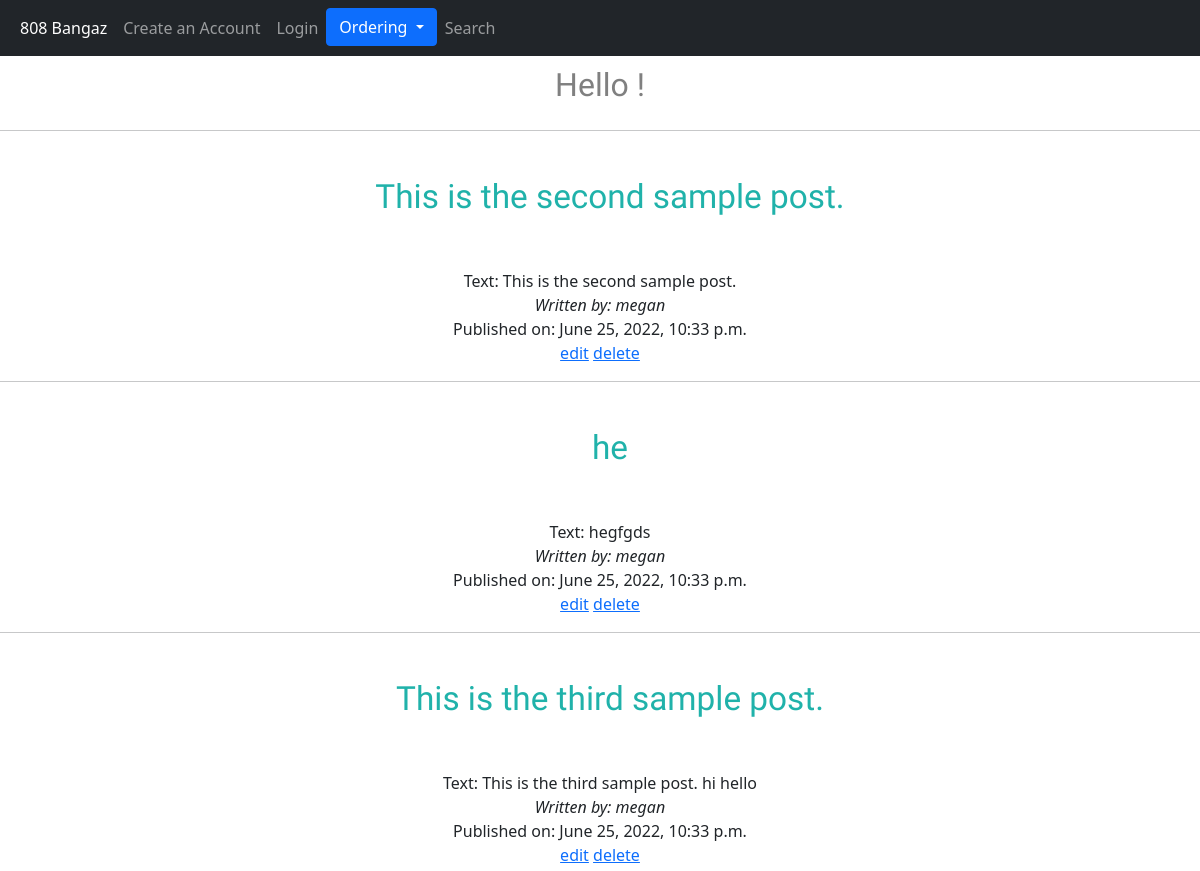
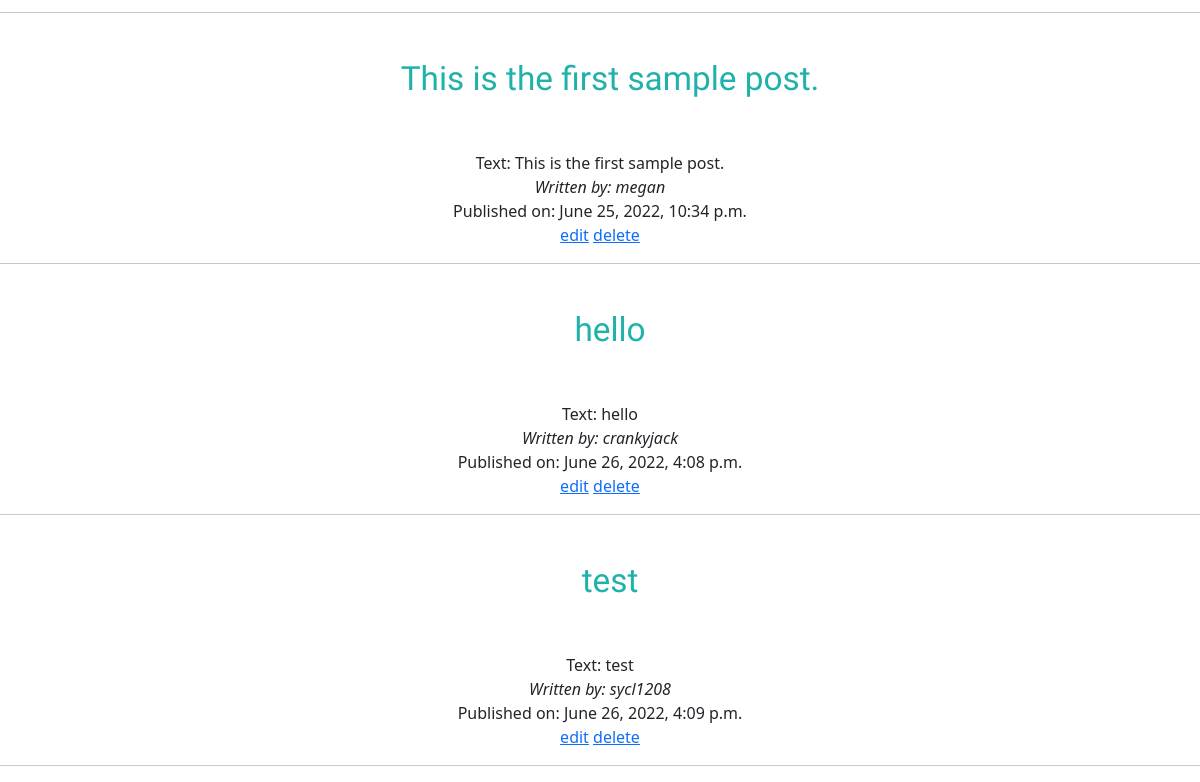
/latest/, run on an earlier commit of the app's database (2 pictures, top to bottom).
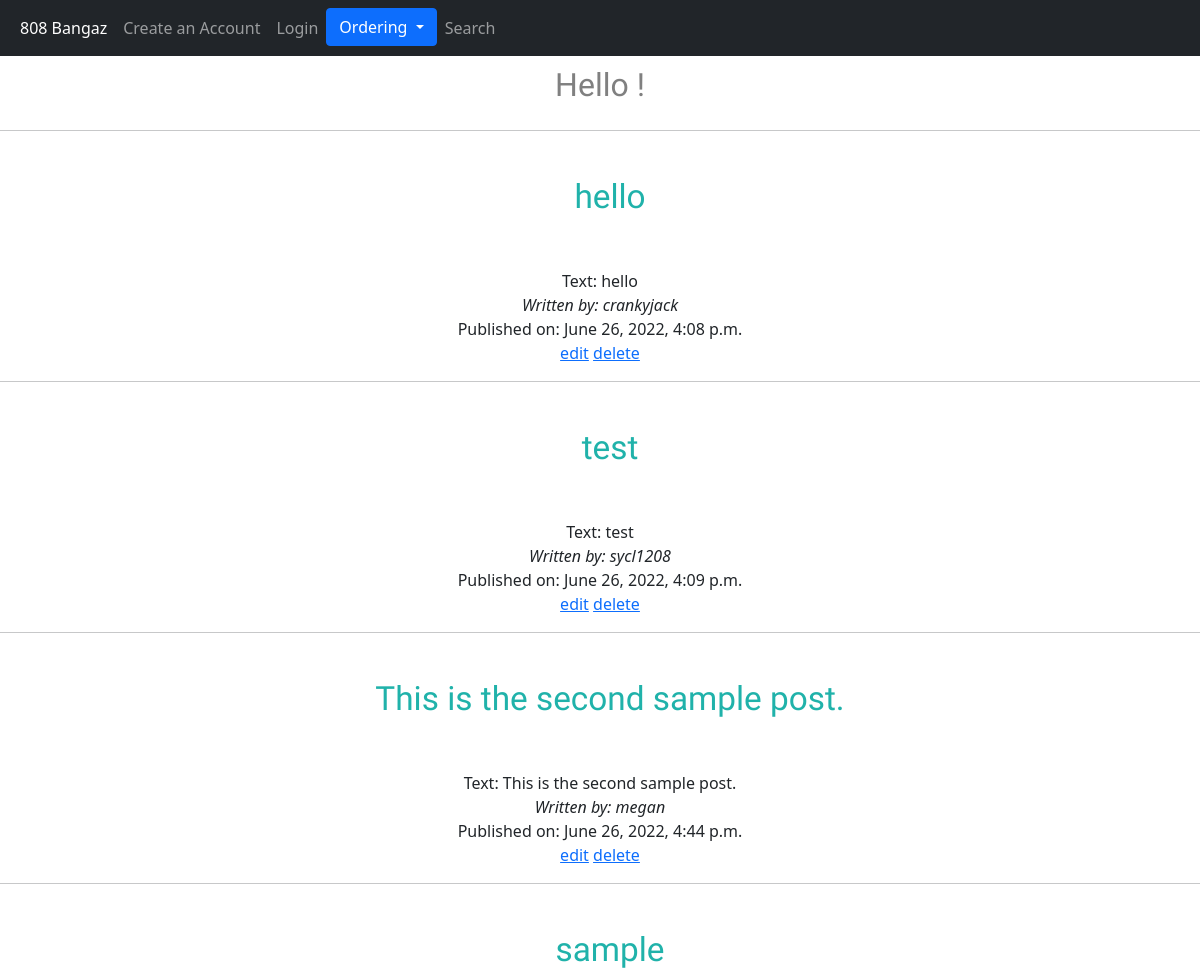
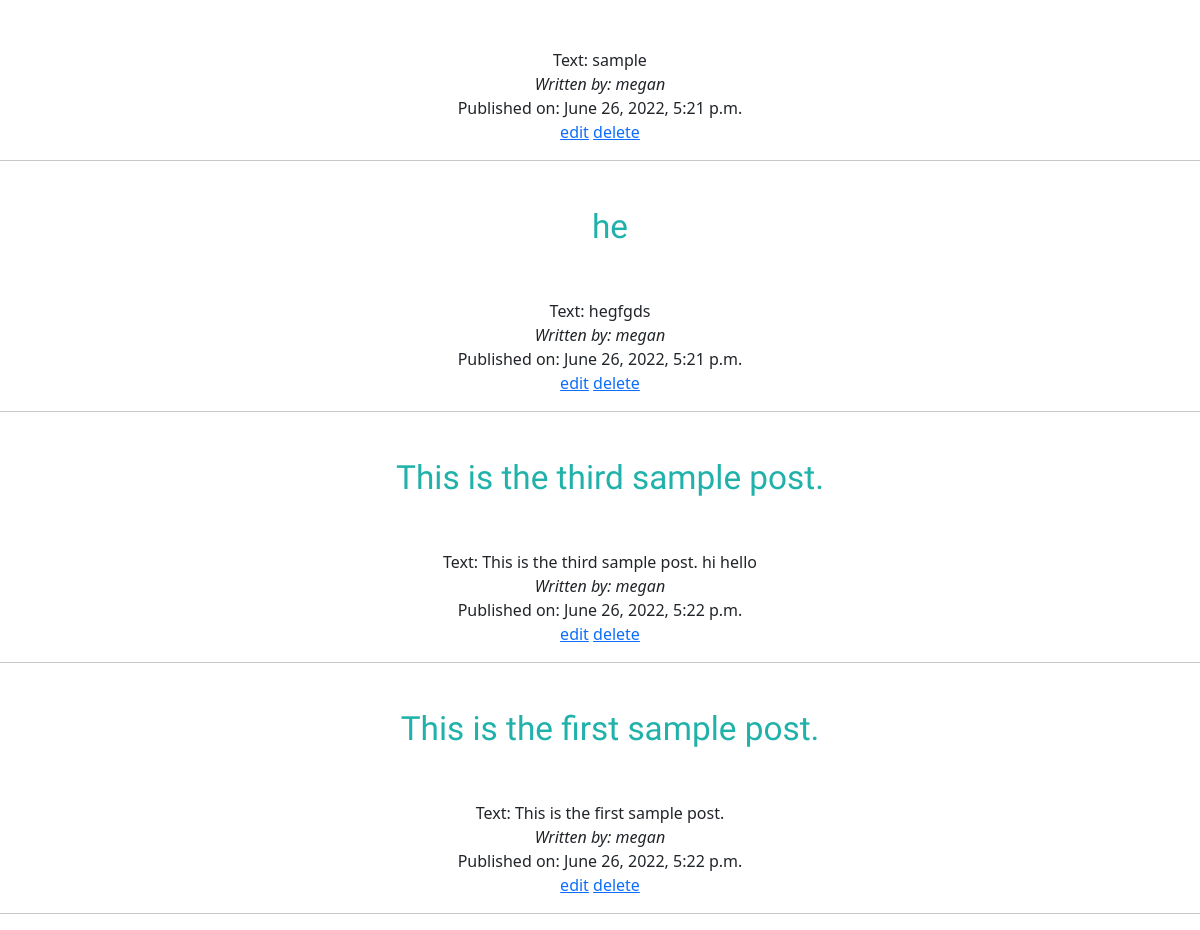
And on a later commit of the database (2 pictures, top to bottom).
### blogs/models.py (models this page shows, shortened)
class Post(models.Model):
    author = models.ForeignKey(settings.AUTH_USER_MODEL, on_delete=models.CASCADE)
    title = models.CharField(max_length=200)
    text = models.TextField()
    created_date = models.DateTimeField(default=timezone.now)
    published_date = models.DateTimeField(blank=True, null=True)

### blogs/views.py (the view)
# urls.py: path('latest/', views.TodayView.as_view(), name='todayDate'),
class TodayView(generic.ListView):
    template_name = 'blogs/latest.html'
    context_object_name = 'blogs_list'
    def get_queryset(self):
        return Post.objects.filter(published_date__lte=timezone.now()).order_by('published_date')

### blogs/templates/blogs/latest.html (shortened to what this page needs)
{% load static %}
<!DOCTYPE html>
<head>
<link href="https://cdn.jsdelivr.net/npm/bootstrap@5.1.3/dist/css/bootstrap.min.css" rel="stylesheet">
    <link rel="stylesheet" href="{% static 'css/blogs.css' %}">
</head>
<body>
    <nav class="navbar navbar-expand-sm bg-dark navbar-dark">
        <div class="container-fluid">
          <ul class="navbar-nav">
            <li class="nav-item">
              <a class="nav-link active" onClick="window.location.reload();">808 Bangaz</a>
            </li>
           <li class="nav-item">
              <a class="nav-link" href=" {% url 'register' %}"> Create an Account </a>
            </li>
            {% if user.is_authenticated %}
            <li class="nav-item">
                <a class="nav-link" href=" {% url 'logout' %}"> Logout </a>
            </li>
            <li class="nav-item">
                <a class="nav-link" href="{% url 'post_new' %}">Make a Post</a>
            </li>
            {% else %}
            <li class="nav-item">
                <a class="nav-link" href=" {% url 'login' %}"> Login </a>
            </li>
            {% endif %}
            <li class = "nav-item">
                <button type="button" class="btn btn-primary dropdown-toggle" data-bs-toggle="dropdown"> Ordering </button>
            </li>
            <li class="nav-item">
                <a class="nav-link" text-align: "right"; href="{% url 'search' %}">Search</a>
          </ul>
        </div>
      </nav>
{% if blogs_list %}
    <center>
        <center><h2 class='user'> Hello {{user.username}}!</h2></center>
        <hr>
        {% for blog in blogs_list %}
                <h4 class='title'>{{ blog.title }}</h4><br>
                Text: {{ blog.text }} <br>
                <i>Written by: {{ blog.author }}</i> <br>
                Published on: {{ blog.published_date }} <br>
                <span><a href="{% url 'update' blog.id %}">edit</a></span>
                <span><a href="{% url 'delete' blog.id %}">delete</a></span>
                <hr>
        {% endfor %}
    </center>
{% else %}
    <p>No posts exist</p>
{% endif %}

What changed in the data, as far as the page shows it:
shown differently, row unchanged: Post "hello": moves up the list
shown differently, row unchanged: Post "test": moves up the list
changed Post "This is the second sample post.": published_date "June 25, 2022, 10:33 p.m." → "June 26, 2022, 4:44 p.m."
added Post: title "sample", text "sample", author "megan", published_date "June 26, 2022, 5:21 p.m."
changed Post "he": published_date "June 25, 2022, 10:33 p.m." → "June 26, 2022, 5:21 p.m."
changed Post "This is the third sample post.": published_date "June 25, 2022, 10:33 p.m." → "June 26, 2022, 5:22 p.m."
changed Post "This is the first sample post.": published_date "June 25, 2022, 10:34 p.m." → "June 26, 2022, 5:22 p.m."
